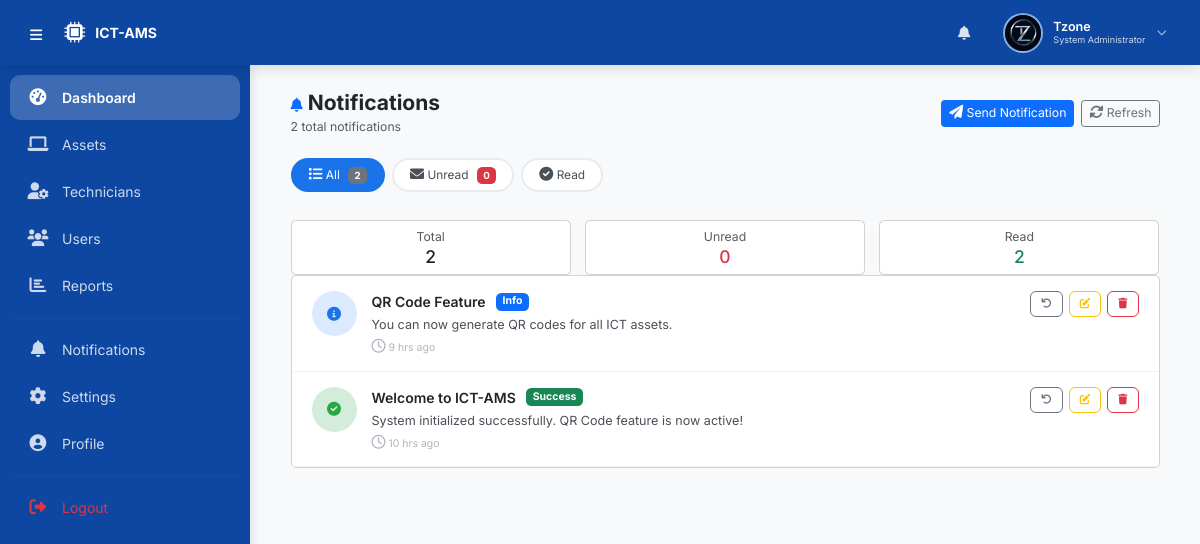
The page /public/notifications/index.php (signed in) on the database its author committed.
### tables this page shows
CREATE TABLE `users` (
  `user_id` int(11) NOT NULL AUTO_INCREMENT,
  `first_name` varchar(50) NOT NULL,
  `last_name` varchar(50) NOT NULL,
  `email` varchar(100) NOT NULL,
  `phone` varchar(20) NOT NULL,
  `password` varchar(255) NOT NULL,
  `role` enum('System Administrator','ICT Technician','Staff') NOT NULL,
  `department` varchar(100) DEFAULT NULL,
  `profile_picture` varchar(255) DEFAULT NULL,
  `status` enum('active','inactive') DEFAULT 'active',
  `created_at` timestamp NOT NULL DEFAULT current_timestamp(),
  `updated_at` timestamp NOT NULL DEFAULT current_timestamp() ON UPDATE current_timestamp(),
  PRIMARY KEY (`user_id`),
  UNIQUE KEY `uk_users_email` (`email`)
);

CREATE TABLE `notifications` (
  `notification_id` int(11) NOT NULL AUTO_INCREMENT,
  `user_id` int(11) NOT NULL,
  `title` varchar(255) NOT NULL,
  `message` text NOT NULL,
  `type` enum('info','success','warning','danger') DEFAULT 'info',
  `link` varchar(500) DEFAULT NULL,
  `is_read` tinyint(1) DEFAULT 0,
  `created_at` timestamp NOT NULL DEFAULT current_timestamp(),
  `updated_at` timestamp NOT NULL DEFAULT current_timestamp() ON UPDATE current_timestamp(),
  PRIMARY KEY (`notification_id`),
  KEY `fk_notifications_user_id` (`user_id`),
  KEY `idx_notifications_user_read` (`user_id`,`is_read`),
  KEY `idx_notifications_created` (`created_at`)
);

### public/includes/profile_helper.php (called while the page is built, shortened)
<?php
function getProfilePicture($user_id) {
    $db = getDB();
    $stmt = $db->prepare("SELECT profile_picture FROM users WHERE user_id = ?");
    $stmt->execute([$user_id]);
    $result = $stmt->fetch();
    if ($result && $result['profile_picture']) {
        return BASE_URL . 'assets/uploads/profiles/' . $result['profile_picture'];
    }
    return BASE_URL . 'assets/images/default-avatar.png';
}
?>

### public/includes/settings_helper.php (called while the page is built, shortened)
<?php
function getUserSettings($user_id) {
    $db = getDB();
    $stmt = $db->prepare("SELECT * FROM user_settings WHERE user_id = ?");
    $stmt->execute([$user_id]);
    $settings = $stmt->fetch();
    return $settings;
}
?>

### public/includes/notification_helper.php (called while the page is built, shortened)
<?php
function getUnreadNotificationsCount($user_id) {
    $db = getDB();
    $stmt = $db->prepare("SELECT COUNT(*) as count FROM notifications WHERE user_id = ? AND is_read = 0");
    $stmt->execute([$user_id]);
    $result = $stmt->fetch();
    return $result ? (int)$result['count'] : 0;
}
function getAllNotifications($user_id, $offset = 0, $limit = 20) {
    $db = getDB();
    $limit = intval($limit);
    $offset = intval($offset);
    $stmt = $db->prepare("SELECT n.*,
                          CASE
                              WHEN n.type = 'info' THEN 'bell'
                              WHEN n.type = 'success' THEN 'check-circle'
                              WHEN n.type = 'warning' THEN 'exclamation-triangle'
                              WHEN n.type = 'danger' THEN 'times-circle'
                              ELSE 'bell'
                          END as icon
                          FROM notifications n
                          WHERE n.user_id = ?
                          ORDER BY n.created_at DESC
                          LIMIT " . $limit . " OFFSET " . $offset);
    $stmt->execute([$user_id]);
    return $stmt->fetchAll();
}
function getTotalNotificationsCount($user_id) {
    $db = getDB();
    $stmt = $db->prepare("SELECT COUNT(*) as count FROM notifications WHERE user_id = ?");
    $stmt->execute([$user_id]);
    $result = $stmt->fetch();
    return $result ? (int)$result['count'] : 0;
}
function getNotificationTypeIcon($type) {
    $icons = [
        'info' => 'fa-info-circle',
        'success' => 'fa-check-circle',
        'warning' => 'fa-exclamation-triangle',
        'danger' => 'fa-times-circle'
    ];
    return $icons[$type] ?? 'fa-bell';
}
function getNotificationTypeColor($type) {
    $colors = [
        'info' => 'primary',
        'success' => 'success',
        'warning' => 'warning',
        'danger' => 'danger'
    ];
    return $colors[$type] ?? 'secondary';
}
?>

### includes/functions.php (called while the page is built, shortened)
<?php
function timeAgo($datetime) {
    $time = strtotime($datetime);
    $diff = time() - $time;
    if ($diff < 86400) return floor($diff/3600) . ' hrs ago';
    return date('d M Y', $time);
}
?>

### public/notifications/index.php (the view, shortened to what this page needs)
<?php
require_once __DIR__ . '/../../includes/functions.php';
require_once __DIR__ . '/../includes/settings_helper.php';
require_once __DIR__ . '/../includes/notification_helper.php';
$user_id = $_SESSION['user_id'];
$role = $_SESSION['role'];
$is_admin = ($role === 'System Administrator');
$page = isset($_GET['page']) ? intval($_GET['page']) : 1;
$limit = 20;
$offset = ($page - 1) * $limit;
$filter = isset($_GET['filter']) ? $_GET['filter'] : 'all';
$notifications = [];
$total = 0;
if ($filter === 'all') {
    $notifications = getAllNotifications($user_id, $offset, $limit);
    $total = getTotalNotificationsCount($user_id);
}
include __DIR__ . '/../includes/header.php';
?>
<div class="container-fluid">
    <div class="d-flex justify-content-between align-items-center flex-wrap gap-2 mb-4">
        <div>
            <h4 class="fw-bold mb-0"><i class="fas fa-bell text-primary"></i> Notifications</h4>
            <small class="text-muted"><?php echo $total; ?> total notifications</small>
        </div>
        <div class="d-flex gap-2 header-actions-wrap">
            <?php if ($is_admin): ?>
                <a href="send.php" class="btn btn-primary btn-sm">
                    <i class="fas fa-paper-plane"></i> Send Notification
                </a>
            <?php endif; ?>
            <button class="btn btn-outline-secondary btn-sm" onclick="location.reload();">
                <i class="fas fa-sync-alt"></i> Refresh
            </button>
        </div>
    </div>
    <div class="d-flex flex-wrap gap-2 mb-3 filters-wrap">
        <a href="?filter=all" class="filter-btn <?php echo $filter === 'all' ? 'active' : ''; ?>">
            <i class="fas fa-list"></i> All
            <span class="badge bg-secondary text-white"><?php echo getTotalNotificationsCount($user_id); ?></span>
        </a>
        <a href="?filter=unread" class="filter-btn <?php echo $filter === 'unread' ? 'active' : ''; ?>">
            <i class="fas fa-envelope"></i> Unread
            <span class="badge bg-danger text-white"><?php echo $unread; ?></span>
        </a>
        <a href="?filter=read" class="filter-btn <?php echo $filter === 'read' ? 'active' : ''; ?>">
            <i class="fas fa-check-circle"></i> Read
        </a>
    </div>
    <div class="row g-3 mt-2">
        <div class="col-md-4 col-6">
            <div class="card p-2 text-center">
                <small class="text-muted">Total</small>
                <h5 class="mb-0"><?php echo getTotalNotificationsCount($user_id); ?></h5>
            </div>
        </div>
        <div class="col-md-4 col-6">
            <div class="card p-2 text-center">
                <small class="text-muted">Unread</small>
                <h5 class="mb-0 text-danger"><?php echo $unread; ?></h5>
            </div>
        </div>
        <div class="col-md-4 col-6">
            <div class="card p-2 text-center">
                <small class="text-muted">Read</small>
                <h5 class="mb-0 text-success"><?php echo getTotalNotificationsCount($user_id) - $unread; ?></h5>
            </div>
        </div>
    </div>
    <div class="card">
        <div class="card-body p-0">
            <?php if (count($notifications) > 0): ?>
                <?php foreach ($notifications as $notif): ?>
                    <div class="notification-item-full <?php echo $notif['is_read'] ? '' : 'unread'; ?>">
                        <div class="notif-icon-lg <?php echo $notif['type']; ?>">
                            <i class="fas <?php echo getNotificationTypeIcon($notif['type']); ?>"></i>
                        </div>
                        <div class="notif-content-full">
                            <div class="notif-title-full">
                                <?php echo htmlspecialchars($notif['title']); ?>
                                <?php if ($notif['type']): ?>
                                    <span class="badge bg-<?php echo getNotificationTypeColor($notif['type']); ?>">
                                        <?php echo ucfirst($notif['type']); ?>
                                    </span>
                                <?php endif; ?>
                            </div>
                            <div class="notif-message-full"><?php echo nl2br(htmlspecialchars($notif['message'])); ?></div>
                            <div class="notif-time-full">
                                <i class="far fa-clock"></i> <?php echo timeAgo($notif['created_at']); ?>
                            </div>
                        </div>
                        <div class="notif-actions">
                            <?php if (!$notif['is_read']): ?>
                                <a href="?read=<?php echo $notif['notification_id']; ?>" class="btn btn-sm btn-outline-primary" title="Mark as read">
                                    <i class="fas fa-check"></i>
                                </a>
                            <?php else: ?>
                                <a href="?unread=<?php echo $notif['notification_id']; ?>" class="btn btn-sm btn-outline-secondary" title="Mark as unread">
                                    <i class="fas fa-undo"></i>
                                </a>
                            <?php endif; ?>
                            <?php if ($is_admin): ?>
                                <a href="edit.php?id=<?php echo $notif['notification_id']; ?>" class="btn btn-sm btn-outline-warning" title="Edit notification">
                                    <i class="fas fa-edit"></i>
                                </a>
                            <?php endif; ?>
                            <?php if ($is_admin || $notif['user_id'] == $user_id): ?>
                                <button class="btn btn-sm btn-outline-danger" title="Delete notification"
                                        onclick="showConfirm(<?php echo $notif['notification_id']; ?>, '<?php echo addslashes($notif['title']); ?>')">
                                    <i class="fas fa-trash"></i>
                                </button>
                            <?php endif; ?>
                        </div>
                    </div>
                <?php endforeach; ?>
            <?php endif; ?>
        </div>
    </div>
</div>
<?php include __DIR__ . '/../includes/footer.php'; ?>

### public/includes/header.php (shortened to what this page needs)
<?php
require_once __DIR__ . '/../../includes/functions.php';
require_once __DIR__ . '/profile_helper.php';
require_once __DIR__ . '/settings_helper.php';
require_once __DIR__ . '/notification_helper.php';
$settings = getUserSettings($_SESSION['user_id']);
$unread = getUnreadNotificationsCount($_SESSION['user_id']);
$current_page = basename($_SERVER['PHP_SELF']);
$user_id = $_SESSION['user_id'];
$first_name = $_SESSION['first_name'] ?? 'User';
$last_name = $_SESSION['last_name'] ?? '';
$role = $_SESSION['role'] ?? 'Staff';
$profile_picture = getProfilePicture($user_id);
$initials = getUserInitials($user_id);
$full_name = trim($first_name . ' ' . $last_name);
$sidebar_collapsed = isset($settings['sidebar_collapsed']) ? (int)$settings['sidebar_collapsed'] : 0;
?>
<!DOCTYPE html>
<html lang="en">
<head>
    <link href="https://cdn.jsdelivr.net/npm/bootstrap@5.3.0-alpha1/dist/css/bootstrap.min.css" rel="stylesheet">
    <link rel="stylesheet" href="https://cdnjs.cloudflare.com/ajax/libs/font-awesome/6.0.0-beta3/css/all.min.css">
</head>
<body>
<header class="top-header">
    <div class="header-left">
        <button class="hamburger-btn" onclick="toggleSidebar()" id="hamburgerBtn" aria-label="Toggle sidebar">
            <i class="fas fa-bars"></i>
        </button>
        <a href="<?php echo BASE_URL; ?>public/<?php echo strtolower($role); ?>/" class="brand">
            <i class="fas fa-microchip"></i>
            <span class="brand-text"><?php echo APP_SHORT; ?></span>
        </a>
    </div>
    <div class="header-right">
        <div class="dropdown">
            <button class="btn-notification" id="notificationBell" data-bs-toggle="dropdown" aria-expanded="false" title="Notifications">
                <i class="fas fa-bell"></i>
            </button>
        </div>
        <div class="user-avatar-wrapper dropdown" data-bs-toggle="dropdown" aria-expanded="false">
            <div class="avatar-circle <?php echo !empty($profile_picture) ? 'has-image' : ''; ?>">
                <?php if (!empty($profile_picture) && file_exists(__DIR__ . '/../../assets/uploads/profiles/' . basename($profile_picture))): ?>
                    <img src="<?php echo $profile_picture; ?>" alt="<?php echo $full_name; ?>">
                <?php else: ?>
                    <?php echo $initials; ?>
                <?php endif; ?>
            </div>
            <div class="user-info-text">
                <span class="user-name"><?php echo $first_name; ?></span>
                <span class="user-role"><?php echo $role; ?></span>
            </div>
            <i class="fas fa-chevron-down dropdown-arrow"></i>
        </div>
    </div>
</header>
<nav class="sidebar-wrapper <?php echo $sidebar_collapsed ? 'collapsed' : ''; ?>" id="sidebarWrapper">
    <div class="sidebar-nav">
        <?php
        $nav_items = [];
        if ($role === 'System Administrator') {
            $nav_items = [
                ['url' => '../admin/index.php', 'icon' => 'fa-tachometer-alt', 'label' => 'Dashboard'],
                ['url' => '../admin/assets.php', 'icon' => 'fa-laptop', 'label' => 'Assets'],
                ['url' => '../admin/technicians.php', 'icon' => 'fa-user-cog', 'label' => 'Technicians'],
                ['url' => '../admin/users.php', 'icon' => 'fa-users', 'label' => 'Users'],
                ['url' => '../admin/reports.php', 'icon' => 'fa-chart-bar', 'label' => 'Reports'],
                ];
        }
        $nav_items[] = ['divider' => true];
        $nav_items[] = ['url' => '../notifications/', 'icon' => 'fa-bell', 'label' => 'Notifications'];
        $nav_items[] = ['url' => '../settings/', 'icon' => 'fa-cog', 'label' => 'Settings'];
        $nav_items[] = ['url' => '../profile/', 'icon' => 'fa-user-circle', 'label' => 'Profile'];
        $nav_items[] = ['divider' => true];
        $nav_items[] = ['url' => '../../logout.php', 'icon' => 'fa-sign-out-alt', 'label' => 'Logout', 'class' => 'text-danger'];
        $base_path = '';
        if ($role === 'System Administrator') $base_path = 'admin/';
        elseif ($role === 'ICT Technician') $base_path = 'technician/';
        elseif ($role === 'Staff') $base_path = 'staff/';
        foreach ($nav_items as $item) {
            if (isset($item['divider'])) {
                echo '<hr style="border-color: rgba(255,255,255,0.1); margin: 8px 0;">';
                continue;
            }
            $url = $item['url'];
            $icon = $item['icon'];
            $label = $item['label'];
            $class = $item['class'] ?? '';
            $is_active = false;
            if (strpos($url, $base_path) !== false) {
                $page = basename($url);
                if ($page === $current_page) {
                    $is_active = true;
                }
            }
            $active_class = $is_active ? 'active' : '';
            $tooltip = $label;
            echo "<a href='{$url}' class='nav-item {$active_class} {$class}' data-tooltip='{$tooltip}'>
                    <i class='fas {$icon}'></i>
                    <span class='nav-label'>{$label}</span>
                  </a>";
        }
        ?>
    </div>
</nav>
<div class="main-content <?php echo $sidebar_collapsed ? 'expanded' : ''; ?>" id="mainContent">

### rows shown on the page
users: profile_picture (picture)
notifications: title "QR Code Feature", type "Info", message "You can now generate QR codes for all ICT assets.", created_at "9 hrs ago"
notifications: title "Welcome to ICT-AMS", type "Success", message "System initialized successfully. QR Code feature is now active!", created_at "10 hrs ago"

### other values the page prints
APP_SHORT "ICT-AMS"
$first_name "Tzone"
$role "System Administrator"
$label "Dashboard"
$label "Assets"
$label "Technicians"
$label "Users"
$label "Reports"
$label "Notifications"
$label "Settings"
$label "Profile"
$label "Logout"
$total "2"
getTotalNotificationsCount($user_id) "2"
$unread "0"
